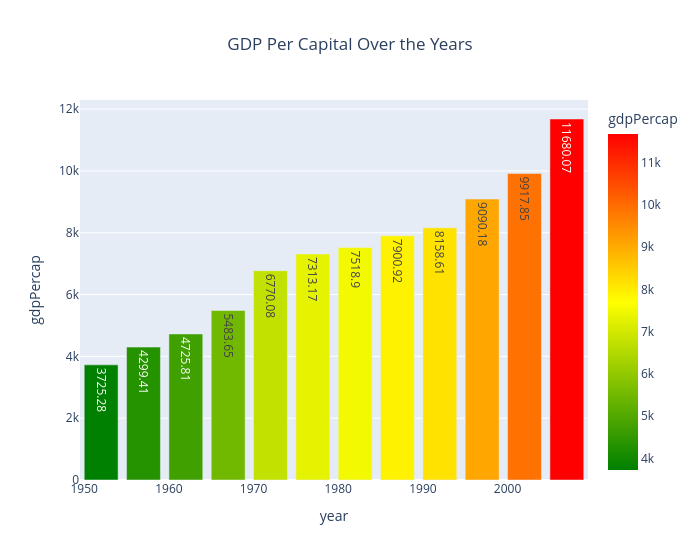

The notebook cell saved with this chart:
### Code cell
# using groupby -- only contains year and gdpPercap
data = df.groupby('year', as_index=False)['gdpPercap'].mean().round(2)


fig = px.bar(data, x='year', y='gdpPercap', text='gdpPercap',
            title='GDP Per Capital Over the Years',
            width=700,
            color='gdpPercap',
            color_continuous_scale=['green','yellow','red']
)
fig.update_layout(title_x=0.5)
fig.show()

### Figure 1 — Plotly figure (JSON) as saved in the notebook; plotly's stock layout.template omitted (floating-point values rounded to 4 significant figures)
{"data": [{"hovertemplate": "year=%{x}<br>gdpPercap=%{marker.color}<extra></extra>", "legendgroup": "", "marker": {"color": [3725.0, 4299.0, 4726.0, 5484.0, 6770.0, 7313.0, 7519.0, 7901.0, 8159.0, 9090.0, 9918.0, 11680.0], "coloraxis": "coloraxis", "pattern": {"shape": ""}}, "name": "", "orientation": "v", "showlegend": false, "text": [3725.0, 4299.0, 4726.0, 5484.0, 6770.0, 7313.0, 7519.0, 7901.0, 8159.0, 9090.0, 9918.0, 11680.0], "textposition": "auto", "type": "bar", "x": [1952, 1957, 1962, 1967, 1972, 1977, 1982, 1987, 1992, 1997, 2002, 2007], "xaxis": "x", "y": [3725.0, 4299.0, 4726.0, 5484.0, 6770.0, 7313.0, 7519.0, 7901.0, 8159.0, 9090.0, 9918.0, 11680.0], "yaxis": "y"}], "layout": {"barmode": "relative", "coloraxis": {"colorbar": {"title": {"text": "gdpPercap"}}, "colorscale": [[0, "green"], [0.5, "yellow"], [1, "red"]]}, "legend": {"tracegroupgap": 0}, "title": {"text": "GDP Per Capital Over the Years", "x": 0.5}, "width": 700, "xaxis": {"anchor": "y", "domain": [0, 1], "title": {"text": "year"}}, "yaxis": {"anchor": "x", "domain": [0, 1], "title": {"text": "gdpPercap"}}}}
